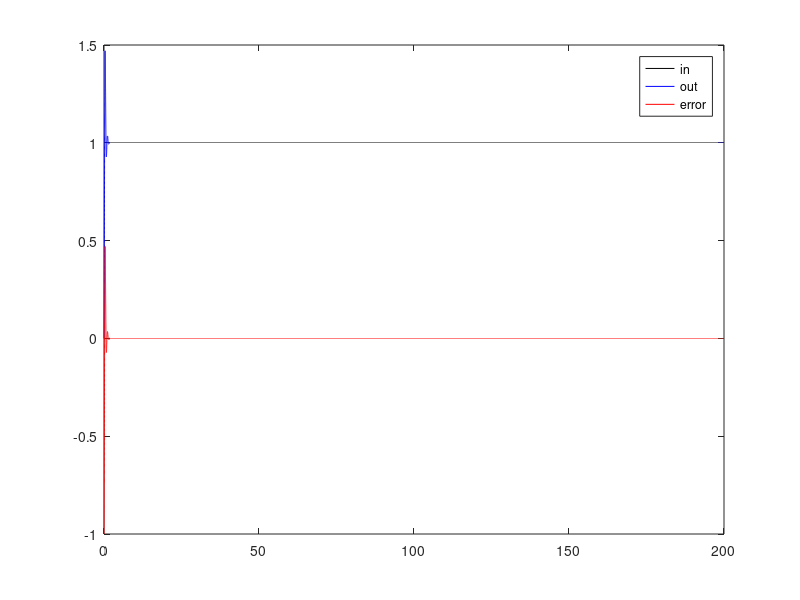

Write MATLAB code to recreate this figure.
clc;
clear all;
close all;
s = tf('s');

K= 99;
G = K*(s+3)*(s+5)/((s^2)*(s+7)*(s+8));
%G= tf(conv([1 3],[1 5]),conv([1 0],[1 7],[1 8]));
fb = feedback(G,1);
t= 0:0.001:200;

in= ones(1,length(t));
%in = t;
%in = 0.5*t.^2;
out = lsim(fb,in,t);
error = out' - in;
plot(t,in,'k',t,out,'b',t,error,'r');
legend ('in', 'out', 'error');